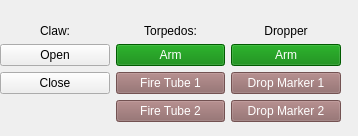
<?xml version="1.0" encoding="UTF-8"?>
<ui version="4.0">
 <class>Actuators</class>
 <widget class="QWidget" name="Actuators">
  <property name="geometry">
   <rect>
    <x>0</x>
    <y>0</y>
    <width>358</width>
    <height>136</height>
   </rect>
  </property>
  <property name="windowTitle">
   <string>Form</string>
  </property>
  <widget class="QWidget" name="layoutWidget">
   <property name="geometry">
    <rect>
     <x>0</x>
     <y>10</y>
     <width>341</width>
     <height>112</height>
    </rect>
   </property>
   <layout class="QGridLayout" name="actuators">
    <item row="3" column="2">
     <widget class="QPushButton" name="actDrop2">
      <property name="enabled">
       <bool>false</bool>
      </property>
      <property name="styleSheet">
       <string notr="true">QPushButton {color: white; background:red;}

QPushButton:!enabled{color:white; background: rgb(140, 100, 100)}</string>
      </property>
      <property name="text">
       <string>Drop Marker 2</string>
      </property>
     </widget>
    </item>
    <item row="0" column="2">
     <widget class="QLabel" name="label_5">
      <property name="text">
       <string>Dropper</string>
      </property>
      <property name="alignment">
       <set>Qt::AlignBottom|Qt::AlignHCenter</set>
      </property>
     </widget>
    </item>
    <item row="3" column="1">
     <widget class="QPushButton" name="actTorp2">
      <property name="enabled">
       <bool>false</bool>
      </property>
      <property name="styleSheet">
       <string notr="true">QPushButton {color: white; background:red;}

QPushButton:!enabled{color:white; background: rgb(140, 100, 100)}</string>
      </property>
      <property name="text">
       <string>Fire Tube 2</string>
      </property>
     </widget>
    </item>
    <item row="1" column="1">
     <widget class="QPushButton" name="actTorpArm">
      <property name="styleSheet">
       <string notr="true">QPushButton {color: white; background: green;}
QPushButton:!enabled{color: white; background: rgb(100, 130, 110);}</string>
      </property>
      <property name="text">
       <string>Arm</string>
      </property>
     </widget>
    </item>
    <item row="0" column="0">
     <widget class="QLabel" name="label_3">
      <property name="text">
       <string>Claw:</string>
      </property>
      <property name="alignment">
       <set>Qt::AlignBottom|Qt::AlignHCenter</set>
      </property>
     </widget>
    </item>
    <item row="2" column="2">
     <widget class="QPushButton" name="actDrop1">
      <property name="enabled">
       <bool>false</bool>
      </property>
      <property name="styleSheet">
       <string notr="true">QPushButton {color: white; background:red;}

QPushButton:!enabled{color:white; background: rgb(140, 100, 100)}</string>
      </property>
      <property name="text">
       <string>Drop Marker 1</string>
      </property>
     </widget>
    </item>
    <item row="2" column="1">
     <widget class="QPushButton" name="actTorp1">
      <property name="enabled">
       <bool>false</bool>
      </property>
      <property name="styleSheet">
       <string notr="true">QPushButton {color: white; background:red;}

QPushButton:!enabled{color:white; background: rgb(140, 100, 100)}</string>
      </property>
      <property name="text">
       <string>Fire Tube 1</string>
      </property>
     </widget>
    </item>
    <item row="2" column="0">
     <widget class="QPushButton" name="actClawClose">
      <property name="text">
       <string>Close</string>
      </property>
     </widget>
    </item>
    <item row="1" column="2">
     <widget class="QPushButton" name="actDropArm">
      <property name="styleSheet">
       <string notr="true">QPushButton {color: white; background: green;}
QPushButton:!enabled{color: white; background: rgb(100, 130, 110);}</string>
      </property>
      <property name="text">
       <string>Arm</string>
      </property>
     </widget>
    </item>
    <item row="1" column="0">
     <widget class="QPushButton" name="actClawOpen">
      <property name="text">
       <string>Open</string>
      </property>
     </widget>
    </item>
    <item row="0" column="1">
     <widget class="QLabel" name="label_4">
      <property name="text">
       <string>Torpedos:</string>
      </property>
      <property name="alignment">
       <set>Qt::AlignBottom|Qt::AlignHCenter</set>
      </property>
     </widget>
    </item>
   </layout>
  </widget>
 </widget>
 <resources/>
 <connections/>
</ui>
